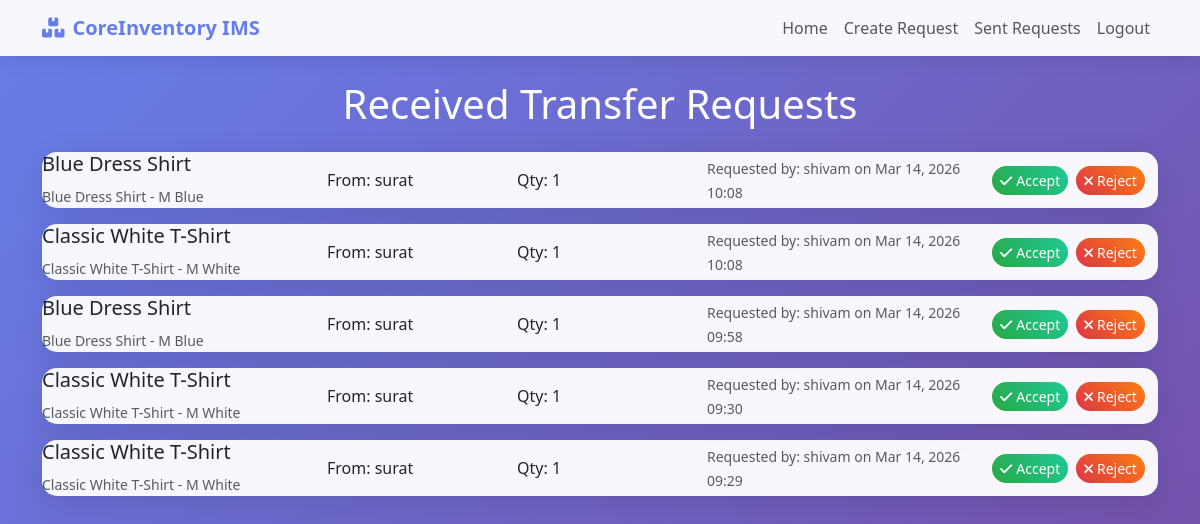
Screenshot of /transfers/received/ (signed in) with the database file from the repository.
### transfers/models.py (models this page shows, shortened)
class TransferRequest(models.Model):
    STATUS_CHOICES = [
        ('pending', 'Pending'),
        ('accepted', 'Accepted'),
        ('rejected', 'Rejected'),
    ]
    from_warehouse = models.ForeignKey('warehouses.Warehouse', on_delete=models.CASCADE, related_name='sent_transfers')
    to_warehouse = models.ForeignKey('warehouses.Warehouse', on_delete=models.CASCADE, related_name='received_transfers')
    product_variant = models.ForeignKey('products.ProductVariant', on_delete=models.CASCADE)
    quantity = models.PositiveIntegerField()
    status = models.CharField(max_length=20, choices=STATUS_CHOICES, default='pending')
    requested_by = models.ForeignKey(settings.AUTH_USER_MODEL, on_delete=models.CASCADE)
    created_at = models.DateTimeField(auto_now_add=True)
    accepted_at = models.DateTimeField(null=True, blank=True)

### products/models.py (models this page shows, shortened)
class ProductVariant(models.Model):
    product = models.ForeignKey(Product, on_delete=models.CASCADE, related_name='variants')
    size = models.CharField(max_length=20, blank=True)
    color = models.CharField(max_length=50, blank=True)
    stock_quantity = models.PositiveIntegerField(default=0)  # Keep for backward compatibility, but use warehouse stocks
    def __str__(self):
        return f"{self.product.name} - {self.size} {self.color}".strip()

class Product(models.Model):
    name = models.CharField(max_length=200)
    description = models.TextField(blank=True)
    category = models.ForeignKey(Category, on_delete=models.SET_NULL, null=True, blank=True, related_name='products')
    sku = models.CharField(max_length=100, unique=True)
    barcode = models.CharField(max_length=100, blank=True)
    unit_price = models.DecimalField(max_digits=10, decimal_places=2)
    cost_price = models.DecimalField(max_digits=10, decimal_places=2)
    reorder_level = models.PositiveIntegerField(default=0)
    image = models.URLField(max_length=500, blank=True, null=True)
    is_active = models.BooleanField(default=True)
    created_at = models.DateTimeField(auto_now_add=True)
    updated_at = models.DateTimeField(auto_now=True)
    class Meta:
        ordering = ['name']

### warehouses/models.py (models this page shows, shortened)
class Warehouse(models.Model):
    id = models.IntegerField(primary_key=True)
    name = models.CharField(max_length=100)
    city = models.CharField(max_length=100, blank=True, default='')
    created_at = models.DateTimeField(default=timezone.now)
    manager = models.ForeignKey('accounts.User', on_delete=models.SET_NULL, null=True, blank=True, related_name='managed_warehouses')

### accounts/models.py (models this page shows, shortened)
class User(AbstractBaseUser):
    username = models.CharField(max_length=150, unique=True)
    email = models.EmailField(unique=True)
    password = models.CharField(max_length=128)
    is_active = models.BooleanField(default=True)
    is_staff = models.BooleanField(default=False)
    role = models.IntegerField(choices=[(1, "Head Manager"), (2, "Warehouse Manager")], default=2)
    warehouse = models.ForeignKey('warehouses.Warehouse', on_delete=models.CASCADE)
    created_at = models.DateTimeField(auto_now_add=True)
    objects = UserManager()
    USERNAME_FIELD = 'username'
    REQUIRED_FIELDS = ['email']

### transfers/views.py (the view)
# urls.py: path('received/', views.received_requests, name='received_requests'),
@login_required
def received_requests(request):
    requests = TransferRequest.objects.filter(to_warehouse=request.user.warehouse, status='pending').order_by('-created_at')
    return render(request, 'transfers/received_requests.html', {'requests': requests})

### templates/transfers/received_requests.html (shortened to what this page needs)
<!DOCTYPE html>
<html lang="en">
<head>
    <link href="https://cdn.jsdelivr.net/npm/bootstrap@5.3.0/dist/css/bootstrap.min.css" rel="stylesheet">
    <link href="https://cdnjs.cloudflare.com/ajax/libs/font-awesome/6.0.0/css/all.min.css" rel="stylesheet">
</head>
<body>
    <nav class="navbar navbar-expand-lg navbar-light">
        <div class="container">
            <a class="navbar-brand" href="{% url 'home' %}">
                <i class="fas fa-boxes me-2"></i>CoreInventory IMS
            </a>
            <div class="navbar-nav ms-auto">
                <a class="nav-link" href="{% url 'home' %}">Home</a>
                <a class="nav-link" href="{% url 'transfers:create' %}">Create Request</a>
                <a class="nav-link" href="{% url 'transfers:sent_requests' %}">Sent Requests</a>
                <a class="nav-link" href="{% url 'logout' %}">Logout</a>
            </div>
        </div>
    </nav>
    <div class="container mt-4">
        <div class="row">
            <div class="col-12">
                <h1 class="text-white text-center mb-4">Received Transfer Requests</h1>
            </div>
        </div>
        {% if requests %}
        <div class="row">
            {% for request in requests %}
            <div class="col-12">
                <div class="request-card">
                    <div class="card-body">
                        <div class="row align-items-center">
                            <div class="col-md-3">
                                <h5>{{ request.product_variant.product.name }}</h5>
                                <small class="text-muted">{{ request.product_variant }}</small>
                            </div>
                            <div class="col-md-2">
                                <p class="mb-0">From: {{ request.from_warehouse.name }}</p>
                            </div>
                            <div class="col-md-2">
                                <p class="mb-0">Qty: {{ request.quantity }}</p>
                            </div>
                            <div class="col-md-3">
                                <small class="text-muted">Requested by: {{ request.requested_by.username }} on {{ request.created_at|date:"M d, Y H:i" }}</small>
                            </div>
                            <div class="col-md-2">
                                <div class="d-flex gap-2">
                                    <form method="post" action="{% url 'transfers:accept_request' request.pk %}" class="d-inline">
                                        <button type="submit" class="btn btn-success-custom btn-sm">
                                            <i class="fas fa-check me-1"></i>Accept
                                        </button>
                                    </form>
                                    <form method="post" action="{% url 'transfers:reject_request' request.pk %}" class="d-inline">
                                        <button type="submit" class="btn btn-danger-custom btn-sm">
                                            <i class="fas fa-times me-1"></i>Reject
                                        </button>
                                    </form>
                                </div>
                            </div>
                        </div>
                    </div>
                </div>
            </div>
            {% endfor %}
        </div>
        {% endif %}
    </div>
</body>
</html>

### templates/transfers/received_requests.html (style rules this page uses)
body { background: linear-gradient(135deg, #667eea 0%, #764ba2 100%); min-height: 100vh; font-family: 'Segoe UI', Tahoma, Geneva, Verdana, sans-serif; }
.navbar { background: rgba(255, 255, 255, 0.95); backdrop-filter: blur(10px); box-shadow: 0 2px 20px rgba(0,0,0,0.1); }
.navbar-brand { font-weight: bold; color: #667eea !important; }
.request-card { background: rgba(255, 255, 255, 0.95); border: none; border-radius: 15px; box-shadow: 0 8px 32px rgba(0,0,0,0.1); margin-bottom: 1rem; }
.btn-success-custom { background: linear-gradient(45deg, #28a745, #20c997); border: none; border-radius: 25px; color: white; }
.btn-danger-custom { background: linear-gradient(45deg, #dc3545, #fd7e14); border: none; border-radius: 25px; color: white; }

### rows the page displays
TransferRequest: product_variant.product.name "Blue Dress Shirt", product_variant "Blue Dress Shirt - M Blue", from_warehouse.name "surat", quantity "1", requested_by.username "shivam", created_at "Mar 14, 2026 10:08"
TransferRequest: product_variant.product.name "Classic White T-Shirt", product_variant "Classic White T-Shirt - M White", from_warehouse.name "surat", quantity "1", requested_by.username "shivam", created_at "Mar 14, 2026 10:08"
TransferRequest: product_variant.product.name "Blue Dress Shirt", product_variant "Blue Dress Shirt - M Blue", from_warehouse.name "surat", quantity "1", requested_by.username "shivam", created_at "Mar 14, 2026 09:58"
TransferRequest: product_variant.product.name "Classic White T-Shirt", product_variant "Classic White T-Shirt - M White", from_warehouse.name "surat", quantity "1", requested_by.username "shivam", created_at "Mar 14, 2026 09:30"
TransferRequest: product_variant.product.name "Classic White T-Shirt", product_variant "Classic White T-Shirt - M White", from_warehouse.name "surat", quantity "1", requested_by.username "shivam", created_at "Mar 14, 2026 09:29"
